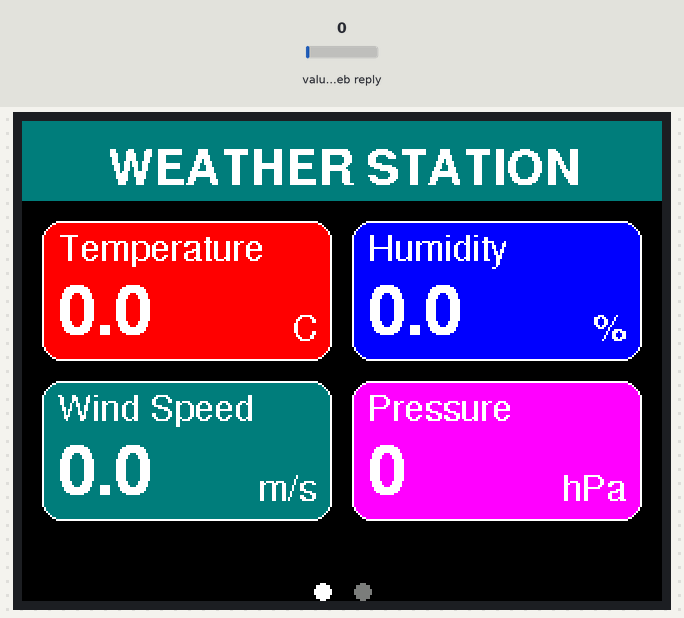
This sketch was run on a simulated ESP32-S3. Parts: 320×240 colour display. The inputs (shaded band) are chosen by the test bench; at power-on: value in the web reply 0. WiFi joins after 1.5 s; servers stay silent unless stated; web services answer with replies made up by the test bench.

Above: at 3.4 s.
3.5 s: value in the web reply set to 2
At 16.3 s:
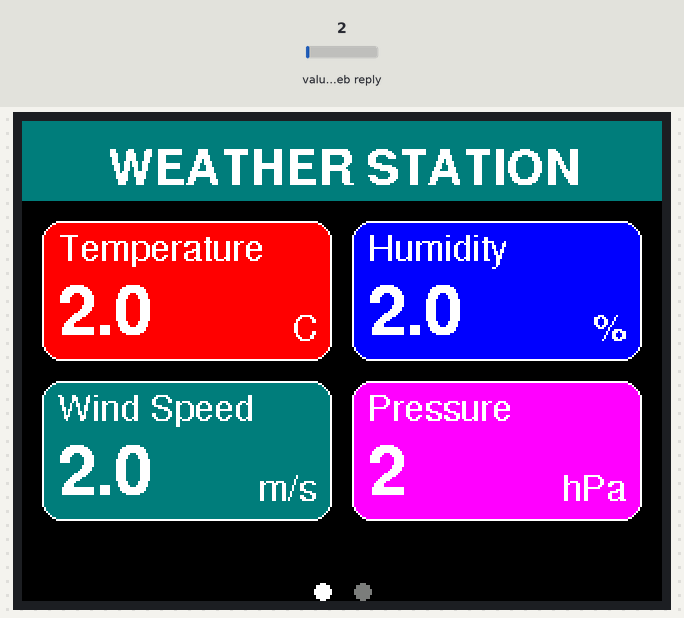
16.8 s: value in the web reply set to 25
At 31.4 s:
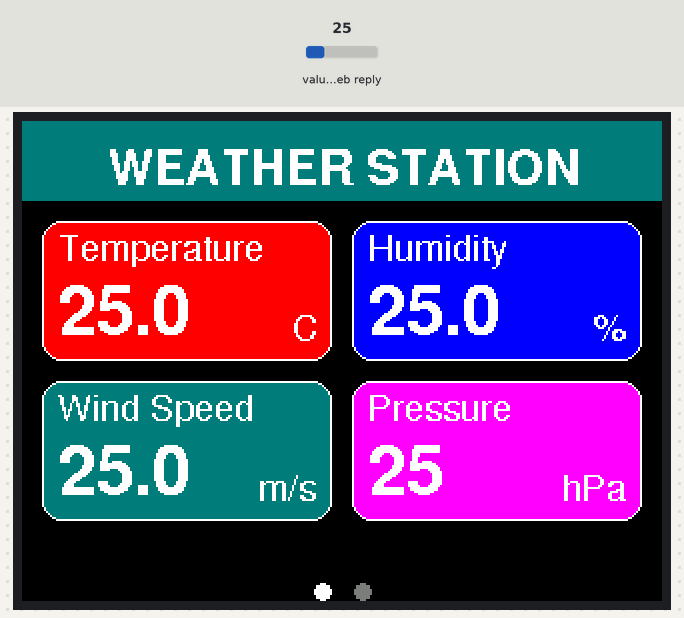
Timing chart, 0 to 32.9 s (numbered marks = the images above; inputs shaded):
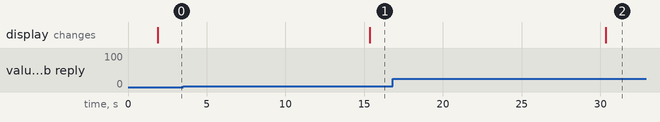

Measured:
- after the input at 3.5 s, the display: changes after 11.9 s (image 1)
- after the input at 16.8 s, the display: changes after 13.6 s (image 2)

The sketch:

home_station_esp32s3.ino
```cpp
#include <Arduino.h>
#include <WiFi.h>
#include <HTTPClient.h>
#include <ArduinoJson.h>

#define LGFX_ESP32_S3_BOX_V3
#include <LGFX_AUTODETECT.hpp>
#include <LovyanGFX.hpp>

static LGFX lcd;

// ================= WiFi =================
const char* ssid = "AR";
const char* password = "12345678";


// ================= ThingSpeak =================
String channelID = "3248919";
String readAPIKey = "5KX0C4F7HRSMDR4B";

// ================= SCREEN =================
#define SCREEN_W 320
#define SCREEN_H 240

// ================= COLORS =================
#define BG_COLOR      TFT_BLACK
#define HEADER_COLOR  TFT_DARKCYAN
#define TEXT_COLOR    TFT_WHITE

#define CARD_TEMP     TFT_RED
#define CARD_HUM      TFT_BLUE
#define CARD_WIND     TFT_DARKCYAN
#define CARD_PRESS    TFT_MAGENTA
#define CARD_DIR      TFT_PURPLE
#define CARD_RAIN     TFT_NAVY
#define CARD_GAS      TFT_DARKGREEN
#define CARD_ALT      TFT_BROWN

// ================= DATA =================
float temperature = 0;
float humidity = 0;
float pressure = 0;
float windSpeed = 0;
float rain = 0;
float gas = 0;
float altitude = 0;
int windDir = 0;

// ================= TIMER =================
unsigned long lastUpdate = 0;
const unsigned long updateInterval = 15000;

// ================= PAGE CONTROL =================
int currentPage = 0;   // 0 = Page1, 1 = Page2
int touchStartX = -1;
int touchEndX = -1;

// ================= HELPERS =================
const char* windDirText(int deg) {
  if (deg < 22) return "N";
  if (deg < 67) return "NE";
  if (deg < 112) return "E";
  if (deg < 157) return "SE";
  if (deg < 202) return "S";
  if (deg < 247) return "SW";
  if (deg < 292) return "W";
  if (deg < 337) return "NW";
  return "N";
}

void drawCard(int x, int y, int w, int h,
              uint16_t bgColor,
              const char* title,
              const String& value,
              const char* unit) {

  lcd.fillRoundRect(x, y, w, h, 10, bgColor);
  lcd.drawRoundRect(x, y, w, h, 10, TFT_WHITE);

  lcd.setFont(&fonts::FreeSans9pt7b);
  lcd.setTextColor(TEXT_COLOR);
  lcd.setTextDatum(top_left);
  lcd.drawString(title, x + 8, y + 6);

  lcd.setFont(&fonts::FreeSansBold18pt7b);
  lcd.setTextDatum(middle_left);
  lcd.drawString(value, x + 8, y + h / 2 + 8);

  lcd.setFont(&fonts::FreeSans9pt7b);
  lcd.setTextDatum(bottom_right);
  lcd.drawString(unit, x + w - 8, y + h - 6);
}

// ================= UI PAGES =================
void drawPage1() {
  drawCard(10, 50, 145, 70, CARD_TEMP,
           "Temperature", String(temperature,1), "C");

  drawCard(165, 50, 145, 70, CARD_HUM,
           "Humidity", String(humidity,1), "%");

  drawCard(10, 130, 145, 70, CARD_WIND,
           "Wind Speed", String(windSpeed,1), "m/s");

  drawCard(165, 130, 145, 70, CARD_PRESS,
           "Pressure", String(pressure,0), "hPa");
}

void drawPage2() {
  drawCard(10, 50, 145, 70, CARD_DIR,
           "Wind Dir",
           String(windDir) + " " + windDirText(windDir),
           "");

  drawCard(165, 50, 145, 70, CARD_RAIN,
           "Rain", String(rain,1), "mm");

  drawCard(10, 130, 145, 70, CARD_GAS,
           "Gas", String(gas,1), "ppm");

  drawCard(165, 130, 145, 70, CARD_ALT,
           "Altitude", String(altitude,1), "m");
}

// ================= DRAW UI =================
void drawUI() {
  lcd.fillScreen(BG_COLOR);

  // Header
  lcd.fillRect(0, 0, SCREEN_W, 40, HEADER_COLOR);
  lcd.setFont(&fonts::FreeSansBold12pt7b);
  lcd.setTextColor(TEXT_COLOR);
  lcd.setTextDatum(middle_center);
  lcd.drawString("WEATHER STATION", SCREEN_W / 2, 22);

  // Page dots
  lcd.fillCircle(150, 235, 4, currentPage == 0 ? TFT_WHITE : TFT_DARKGREY);
  lcd.fillCircle(170, 235, 4, currentPage == 1 ? TFT_WHITE : TFT_DARKGREY);

  if (currentPage == 0) drawPage1();
  else drawPage2();
}

// ================= TOUCH SWIPE =================
void handleSwipe() {
  uint16_t x, y;

  if (lcd.getTouch(&x, &y)) {
    if (touchStartX == -1) touchStartX = x;
    touchEndX = x;
  } else {
    if (touchStartX != -1 && touchEndX != -1) {
      int diff = touchEndX - touchStartX;

      if (diff > 80) currentPage = 0;
      else if (diff < -80) currentPage = 1;

      drawUI();
    }
    touchStartX = -1;
    touchEndX = -1;
  }
}

// ================= THINGSPEAK =================
void readThingSpeak() {
  if (WiFi.status() != WL_CONNECTED) return;

  HTTPClient http;
  String url = "http://api.thingspeak.com/channels/";
  url += channelID;
  url += "/feeds/last.json?api_key=";
  url += readAPIKey;

  http.begin(url);
  int code = http.GET();

  if (code == 200) {
    StaticJsonDocument<1024> doc;
    deserializeJson(doc, http.getString());

    temperature = doc["field1"].as<float>();
    humidity    = doc["field2"].as<float>();
    pressure    = doc["field3"].as<float>();
    windSpeed   = doc["field4"].as<float>();
    windDir     = doc["field5"].as<int>();
    rain        = doc["field6"].as<float>();
    gas         = doc["field7"].as<float>();
    altitude    = doc["field8"].as<float>();

    drawUI();
  }
  http.end();
}

// ================= SETUP =================
void setup() {
  Serial.begin(115200);

  lcd.init();
  lcd.setRotation(1);
  lcd.setBrightness(255);

  lcd.fillScreen(TFT_BLACK);
  lcd.setFont(&fonts::FreeSans12pt7b);
  lcd.setTextColor(TFT_WHITE);
  lcd.setTextDatum(middle_center);
  lcd.drawString("Connecting WiFi...", SCREEN_W/2, SCREEN_H/2);

  WiFi.begin(ssid, password);
  while (WiFi.status() != WL_CONNECTED) delay(500);

  drawUI();
  readThingSpeak();
}

// ================= LOOP =================
void loop() {
  handleSwipe();

  if (millis() - lastUpdate > updateInterval) {
    lastUpdate = millis();
    readThingSpeak();
  }
}
```
